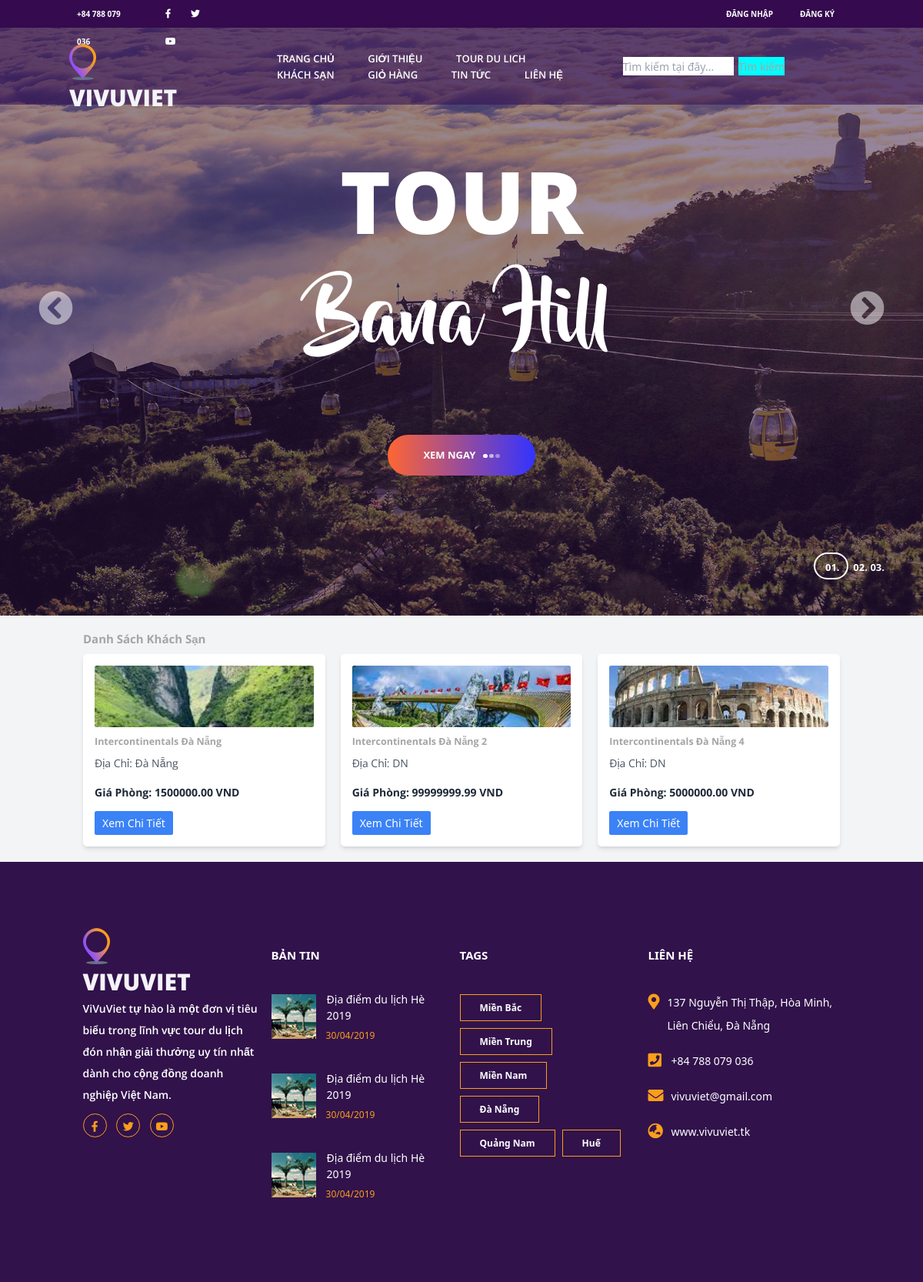
The app's page /hotel.php with its own data.
### tables this page shows
CREATE TABLE `khachsan` (
  `ten_khachsan` varchar(255) NOT NULL,
  `dia_chi` varchar(100) NOT NULL,
  `mo_ta` text DEFAULT NULL,
  `gia_phong` decimal(10,2) DEFAULT NULL,
  `url_hinh` varchar(255) DEFAULT NULL,
  `id_khachsan` int(11) NOT NULL
);

### hotel.php (the view, shortened to what this page needs)
<?php
    include('header.php');
?>
<!DOCTYPE html>
<html lang="en">
<head>
    <link rel="stylesheet" href="https://cdn.jsdelivr.net/npm/tailwindcss@2.2.19/dist/tailwind.min.css">
</head>
<body class="bg-gray-100">
    <div class="container mx-auto p-8">
        <h1 class="text-2xl font-bold mb-4">Danh Sách Khách Sạn</h1>
        <div class="grid grid-cols-1 md:grid-cols-2 lg:grid-cols-3 xl:grid-cols-4 gap-8">
            <?php
            include_once("../DuAn1/config/database.php");
            $query = $conn->prepare("SELECT * FROM khachsan");
            $query->execute();
            $hotels = $query->fetchAll(PDO::FETCH_ASSOC);
            foreach ($hotels as $hotel) :
            ?>
                <div class="bg-white p-6 rounded-lg shadow-md">
                <img src="uploads/<?php echo $hotel['url_hinh']; ?>" alt="Hình Ảnh" class="w-full h-32 object-cover mb-4 rounded">
                    <h2 class="text-xl font-bold mb-2"><?php echo $hotel['ten_khachsan']; ?></h2>
                    <p class="text-gray-600 mb-4">Địa Chỉ: <?php echo $hotel['dia_chi']; ?></p>
                    <p class="text-gray-800" style ="font-weight: bold;">Giá Phòng: <?php echo $hotel['gia_phong']; ?> VND</p>
                    <a href="hotel_detail.php?id=<?php echo $hotel['id_khachsan']; ?>" class="mt-4 inline-block bg-blue-500 text-white py-2 px-4 rounded hover:bg-blue-700">Xem Chi Tiết</a>
                </div>
            <?php endforeach; ?>
        </div>
    </div>
</body>
</html>
<?php
    include('footer.php');
?>

### header.php (shortened to what this page needs)
<!DOCTYPE html>
<html lang="en">
<head>
    <link rel="stylesheet" type="text/css" href="styles/css/main_style.css">
    <link rel="stylesheet" type="text/css" href="styles/css/Animation.css">
    <link rel="stylesheet" type="text/css" href="https://cdn.jsdelivr.net/gh/kenwheeler/slick@1.8.0/slick/slick.css"/>
    <link rel="stylesheet" type="text/css"
          href="https://cdn.jsdelivr.net/gh/kenwheeler/slick@1.8.0/slick/slick-theme.css"/>
    <link rel="stylesheet" href="https://use.fontawesome.com/releases/v5.8.1/css/all.css"
>
</head>
<body>
<body>
<div id="wrapper">
    <header class="header">
        <div class="top_bar">
            <div class="bar__info">
                <div class="phone">+84 788 079 036</div>
                <div class="social">
                    <ul class="social_list">
                        <li class="social_list_item"><a href="#"><i class="fab fa-facebook-f"></i></a></li>
                        <li class="social_list_item"><a href="#"><i class="fab fa-twitter"></i></a></li>
                        <li class="social_list_item"><a href="#"><i class="fab fa-youtube"></i></a></li>
                    </ul>
                </div>
            </div>
            <div class="bar__user">
                        <?php
                        if (isset($_SESSION['id_nguoidung']) && !empty($_SESSION['id_nguoidung'])) {
                            echo '<div class="bar__user-login">Xin chào, ' . $_SESSION['id_nguoidung'] . '</div>';
                            echo '<div class="bar__user-regis"><a href="logout.php">Đăng xuất</a></div>';
                        } else {
                            echo '<div class="bar__user-login"><a href="login.php">Đăng nhập</a></div>';
                            echo '<div class="bar__user-regis"><a href="register.php">Đăng ký</a></div>';
                        }
                        ?>
</div>
        </div>
        <div class="main_nav">
            <div class="main_nav__logo"><a href="#"><img src="styles/images/logo.png" alt="logo"> VIVUVIET</a></div>
            <div class="main_nav__menu">
                <ul class="main_nav__list">
                    <li class="main_nav__item"><a href="index.php">TRANG CHỦ</a></li>
                    <li class="main_nav__item"><a href="about.php">GIỚI THIỆU</a></li>
                    <li class="main_nav__item"><a href="tour.php">TOUR DU LICH</a></li>
                    <li class="main_nav__item"><a href="hotel.php">Khách Sạn</a></li>
                    <li class="main_nav__item"><a href="cart.php">GIỎ HÀNG</a></li>
                    <li class="main_nav__item"><a href="blog.php">TIN TỨC</a></li>
                    <li class="main_nav__item"><a href="contact.php">LIÊN HỆ</a></li>
                </ul>
            </div>
            <div style="display: flex; " class="search" >
                    <form style="display: flex;" action="search_tour.php" method="post">
                        <input style="width:12vw; height: 2vw; " class="search-mini-form" type="text" name="nd_name" placeholder="Tìm kiếm tại đây...">
                        <input style="margin-left   :0.5vw;   background: aqua;border: aqua; " class="btn-search" type="submit" value="Tìm kiếm" name="search_name">
                    </form>
                </div>
        </div>
    </header>
    <div class="main">
        <div class="main__slide">
            <div class="home_slide__item">
                <div class="home_slide__background"
                     style="background-image: url(styles/images/bana-slide.jpg)"></div>
                <div class="home_slider__content">
                    <div class="home_slider_content_inner animated bounceInLeft">
                        <h1>tour</h1>
                        <h1>Bana Hill</h1>
                        <div class="button home_slider__button">
                            <div class="button_bcg"></div>
                            <a href="#">Xem ngay<span></span><span></span><span></span></a></div>
                    </div>
                </div>
            </div>
            <div class="main_slide__nav nav__prev"><i onclick="plusSlides(-1)" class="fas fa-chevron-circle-left"></i>
            </div>
            <div class="main_slide__nav nav__next"><i onclick="plusSlides(1)"
                                                      class="fas fa-chevron-circle-right"></i></i>
            </div>
            <div class="main_slide__dots">
                <ul class="customs_dots">
                    <li class="customs_dot active" onclick="currentSlide(1)">01.</li>
                    <li class="customs_dot" onclick="currentSlide(2)">02.</li>
                    <li class="customs_dot" onclick="currentSlide(3)">03.</li>
                </ul>
            </div>
        </div>
    </div>
</div>
</body>
</html>

### footer.php (shortened to what this page needs)
<footer class="footer">
        <div class="box footer__box">
            <div class="footer__about">
                <div class="footer__logo">
                    <div class="logo">
                        <a href="#"><img src="styles/images/logo.png" alt="">VIVUVIET</a>
                    </div>
                </div>
                <p class="footer_about__text">
                    ViVuViet tự hào là một đơn vị tiêu biểu trong lĩnh vực tour du lịch đón nhận giải thưởng uy tín
                    nhất dành cho cộng đồng doanh nghiệp Việt Nam.
                </p>
                <ul class="footer_social_list">
                    <li class="footer_social_item"><a href="#"><i class="fab fa-facebook-f"></i></a></li>
                    <li class="footer_social_item"><a href="#"><i class="fab fa-twitter"></i></a></li>
                    <li class="footer_social_item"><a href="#"><i class="fab fa-youtube"></i></a></li>
                </ul>
            </div>
            <div class="footer__blog">
                <div class="footer_title">bản tin</div>
                <div class="footer_blog__item">
                    <div class="footer_blog__image"><img src="styles/images/footer_blog_1.jpg" alt=""></div>
                    <div class="footer_blog__content">
                        <div class="footer_blog__title"><a href="#">Địa điểm du lịch Hè 2019</a></div>
                        <div class="footer_blog__date">30/04/2019</div>
                    </div>
                </div>
                <div class="footer_blog__item">
                    <div class="footer_blog__image"><img src="styles/images/footer_blog_1.jpg" alt=""></div>
                    <div class="footer_blog__content">
                        <div class="footer_blog__title"><a href="#">Địa điểm du lịch Hè 2019</a></div>
                        <div class="footer_blog__date">30/04/2019</div>
                    </div>
                </div>
                <div class="footer_blog__item">
                    <div class="footer_blog__image"><img src="styles/images/footer_blog_1.jpg" alt=""></div>
                    <div class="footer_blog__content">
                        <div class="footer_blog__title"><a href="#">Địa điểm du lịch Hè 2019</a></div>
                        <div class="footer_blog__date">30/04/2019</div>
                    </div>
                </div>
            </div>
            <div class="footer__tags">
                <div class="footer_title">Tags</div>
                <ul class="tags_list">
                    <li class="tags_item"><a href="#">Miền Bắc</a></li>
                    <li class="tags_item"><a href="#">Miền Trung</a></li>
                    <li class="tags_item"><a href="#">Miền Nam</a></li>
                    <li class="tags_item"><a href="#">Đà Nẵng</a></li>
                    <li class="tags_item"><a href="#">Quảng Nam</a></li>
                    <li class="tags_item"><a href="#">Huế</a></li>
                </ul>
            </div>
            <div class="footer__contact">
                <div class="footer_title">Liên hệ</div>
                <ul class="contact_list">
                    <li class="contact_item">
                        <div class="contact_icon"><i class="fas fa-map-marker-alt"></i></div>
                        <div class="contact_text">137 Nguyễn Thị Thập, Hòa Minh, Liên Chiểu, Đà Nẵng</div>
                    </li>
                    <li class="contact_item">
                        <div class="contact_icon"><i class="fas fa-phone-square"></i></div>
                        <div class="contact_text">+84 788 079 036</div>
                    </li>
                    <li class="contact_item">
                        <div class="contact_icon"><i class="fas fa-envelope"></i></div>
                        <div class="contact_text">vivuviet@gmail.com</div>
                    </li>
                    <li class="contact_item">
                        <div class="contact_icon"><i class="fas fa-globe-asia"></i></div>
                        <div class="contact_text">www.vivuviet.tk</div>
                    </li>
                </ul>
            </div>
        </div>
    </footer>
</body>
</html>

### records on screen
khachsan: url_hinh (picture), ten_khachsan "Intercontinentals Đà Nẵng", dia_chi "Đà Nẵng", gia_phong "1500000.00"
khachsan: url_hinh (picture), ten_khachsan "Intercontinentals Đà Nẵng 2", dia_chi "DN", gia_phong "99999999.99"
khachsan: url_hinh (picture), ten_khachsan "Intercontinentals Đà Nẵng 4", dia_chi "DN", gia_phong "5000000.00"
